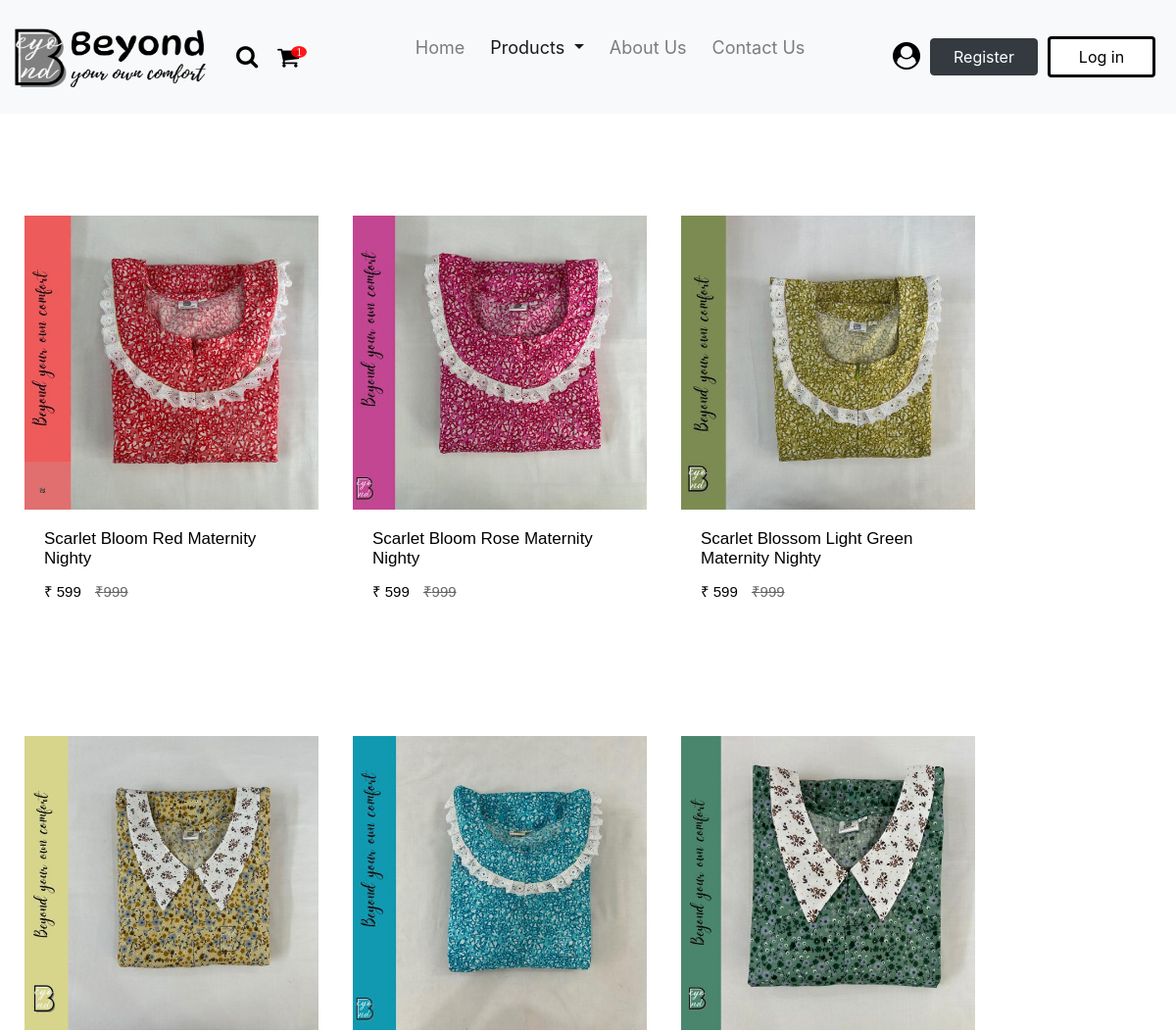
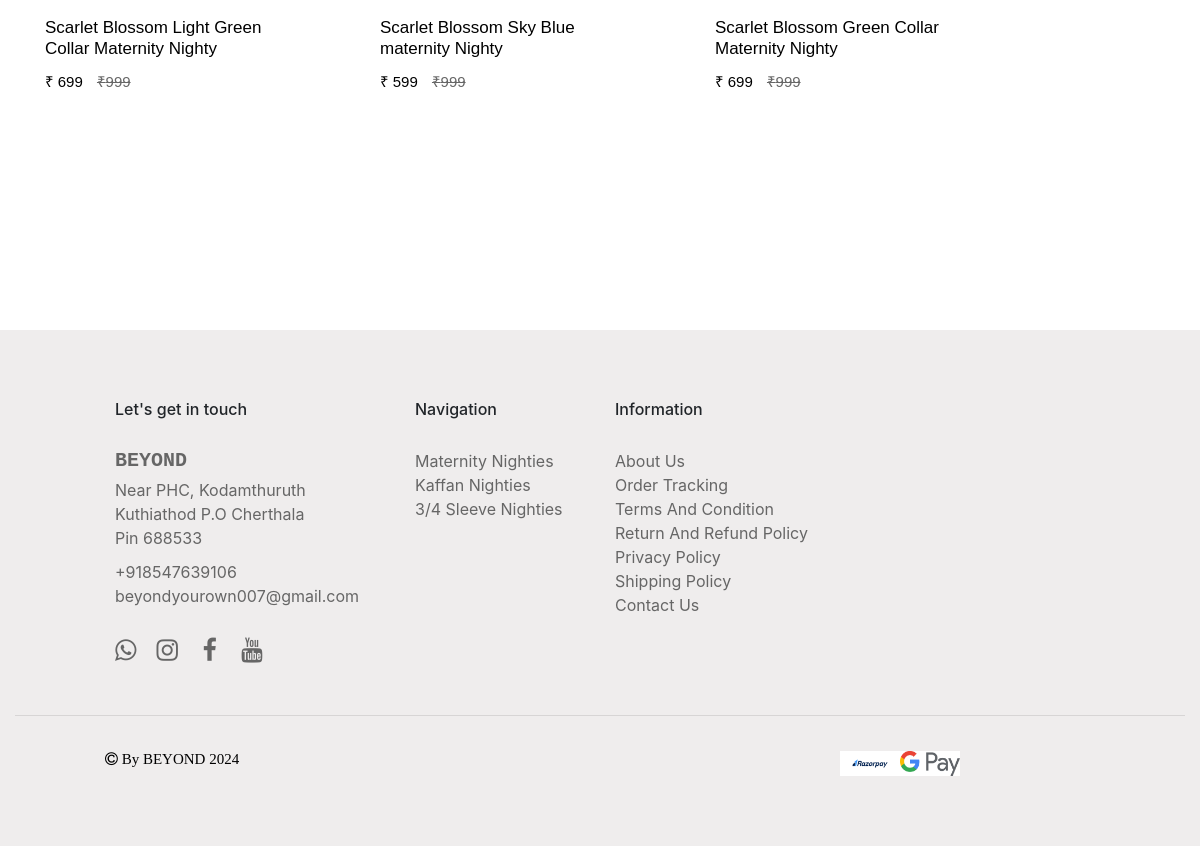
/product/maternity/ (signed in), run on the app's committed database (2 pictures, top to bottom).
### products/models.py (models this page shows, shortened)
class Product(BaseModel):
    product_name = models.CharField(max_length = 100)
    slug = models.SlugField(unique = True, null = True, blank = True)
    category = models.ForeignKey(Category, on_delete = models.CASCADE, related_name = "products")
    brand = models.CharField(max_length = 100, null = True)
    price = models.TextField(max_length = 10, null = True)
    dummy_price = models.TextField(max_length = 10, null = True)
    product_description = models.TextField(max_length = 500)
    color = models.CharField(max_length = 100, null = True)
    size_variant = models.ManyToManyField(SizeVariant, blank = True)

class ProductImage(BaseModel):
    product = models.ForeignKey(Product,  on_delete = models.CASCADE, related_name = "product_images")
    image = models.ImageField(upload_to="product")

### products/views.py (the view)
# urls.py: path('maternity/', maternity, name = 'maternity'),
def maternity(request):
    category_name = 'Maternity Nighties'
    category = Category.objects.get(category_name = category_name)
    products = Product.objects.filter(category = category)
    return render(request, 'product/maternity.html', {'category_name': category_name , 'products': products})

### accounts/models.py (called while the page is built)
    def get_cart_count(self):
       return CartItems.objects.filter(cart__is_paid = False, cart__user = self.user).count()

### templates/product/maternity.html (shortened to what this page needs)
{% load static %}
<!DOCTYPE html>
<html lang="en">
<head>
    <link href="https://use.fontawesome.com/releases/v5.0.1/css/all.css" rel="stylesheet">
    <link rel="stylesheet" href="https://cdn.jsdelivr.net/npm/bootstrap@4.6.2/dist/css/bootstrap.min.css">
    <link rel="stylesheet" href="https://cdnjs.cloudflare.com/ajax/libs/font-awesome/4.7.0/css/font-awesome.min.css">
</head>
<body>
    <nav class="navbar navbar-expand-lg navbar-light fixed-top bg-light">
        <a class="navbar-brand" href="{% url 'index' %}"><img src="{% static 'images/logo.png' %}" class="logo"></a>
        <a href="{% url 'search' %}"><span class="fa fa-search"></span></a>
        <a href="{% url 'cart' %}"><i class="fa badge fa-badge" value="{{ request.user.profile.get_cart_count }}">&#xf07a;</i></a>
        <div class="collapse navbar-collapse" id="navbarSupportedContent">
          <ul class="navbar-nav mr-auto">
            <li class="nav-item">
              <a class="nav-link js-scroll-trigger" href="{% url 'index' %}">Home <span class="sr-only">(current)</span></a>
            </li>
            <li class="nav-item dropdown active">
              <a class="nav-link dropdown-toggle" href="#" role="button" data-toggle="dropdown" aria-expanded="false">
                Products
              </a>
            </li>
            <li class="nav-item">
                <a class="nav-link js-scroll-trigger" href="#">About Us</a>
            </li>
            <li class="nav-item">
                <a class="nav-link js-scroll-trigger" href="#">Contact Us</a>
            </li>
          </ul>
          <form class="form-inline my-2 my-lg-0">
            <a href="" class="account-link js-scroll-trigger"><span class="fa fa-user-circle"></span></a>
            <a class="btn btn-dark js-scroll-trigger" href="{% url 'signup' %}">Register</a>
            <a class="btn btn-outline-dark js-scroll-trigger" href="{% url 'login' %}">Log in</a>
          </form>
        </div>
    </nav>
    <div class="container-fluid" id="container">
        <div class="row">
            {% for i in products %}
            <div class="row row-cols-2 g-2">
                <div class="col">
                    <div class="card">
                        <div class="grid-image">
                            <a href="{% url 'get_products' i.slug %}"><img src="/media/{{i.product_images.first.image}}" class="card-img-top" alt="..."></a>
                        </div>
                        <div class="card-body">
                            <a href="{% url 'get_products' i.slug %}" class="link"><h5 class="card-title">{{i.product_name}}</h5></a>
                            <p class="card-price">₹ {{i.price}} <strike class="dummy-price">₹{{i.dummy_price}}</strike></p>
                        </div>
                    </div>
                </div>
            </div>
           {% endfor %}
        </div>
    </div>
    <div class="container-fluid" id="footer">
        <div class="row">
            <div class="col-xs-1 col-lg-1"></div>
            <div class="col-xs-3 col-lg-3">
                <h6 class="footer-heading">Let's get in touch</h6>
                <h5 class="footer-logo">BEYOND</h5>
                <p class="footer-description"> Near PHC, Kodamthuruth<br>Kuthiathod P.O Cherthala<br>Pin 688533</p>
                <a href="" class="footer-navigation">+918547639106</a><br>
                <a href="" class="footer-navigation">beyondyourown007@gmail.com</a><br>
                <a href="" class="footer-navigation"><span class="fa fa-whatsapp"></span></a><a href=""><span class="fa fa-instagram"></span></a> <a href=""><span class="fa fa-facebook"></span></a> <a href=""><span class="fa fa-youtube"></span></a>
            </div>
            <div class="col-xs-2 col-lg-2">
                <h6 class="footer-heading">Navigation</h6>
                <a href="" class="footer-navigation">Maternity Nighties</a><br>
                <a href="" class="footer-navigation">Kaffan Nighties</a><br>
                <a href="" class="footer-navigation">3/4 Sleeve Nighties</a><br>
            </div>
            <div class="col-xs-3 col-lg-3">
                <h6 class="footer-heading">Information</h6>
                <a href="" class="footer-navigation">About Us</a><br>
                <a href="" class="footer-navigation">Order Tracking</a><br>
                <a href="" class="footer-navigation">Terms And Condition</a><br>
                <a href="" class="footer-navigation">Return And Refund Policy</a><br>
                <a href="" class="footer-navigation">Privacy Policy</a><br>
                <a href="" class="footer-navigation">Shipping Policy</a><br>
                <a href="" class="footer-navigation">Contact Us</a><br>
            </div>
            <div class="col-xs-2 col-lg-2"></div>
            <div class="col-xs-1 col-lg-1"></div>
            <div class="col-xs-12 col-lg-12">
                <hr>
            </div>
            <div class="col-xs-6 col-lg-6">
                <span class="fa fa-copyright"> By BEYOND 2024</span>
            </div>
            <div class="col-xs-6 col-lg-6">
                <img src="{% static 'images/footer_icons.png' %}" class="footer-icon" alt="">
            </div>
        </div>
    </div>
</body>
</html>

### templates/product/maternity.html (style rules this page uses)
.logo { width: 220px; height: 70px; margin-left: 20px; margin-right: -10px; margin-top: 10px; margin-bottom: 10px; }
.navbar-brand { font-size: 38px; font-weight: bolder; font-family:'Courier New', Courier, monospace; margin-right: 5px; margin-left: -30px; }
.fa-badge { color: black; margin-left: 10px; margin-right: 10px; font-size: 24px; }
.badge:after { content:attr(value); font-size:12px; color: #fff; background: red; border-radius:50%; padding: 0 5px; position:relative; left:-8px; top:-10px; opacity:0.9; }
.fa-search { color: black; margin-left: 20px; font-size: 24px; }
.navbar-nav { margin-left: 70px; margin-bottom: 20px; }
.nav-item { margin-left: 5px; margin-right: 5px; font-size: 18px; }
.account-link { color: black !important; text-decoration: none !important; margin-left: 10px; margin-right: 10px; }
.fa-user-circle { font-size: 28px; }
.btn-dark { margin-right: 10px; width: 110px; }
.btn-outline-dark { width: 110px; margin-right: 5px; }
.btn-outline-dark { background-color: white !important; color: black !important; border: solid black; }
#container { margin-top: 170px; margin-bottom: 150px; }
.card { width: 300px !important; margin-left: 25px; margin-right: 10px; border: 0px; margin-top: 50px !important; margin-bottom: 50px !important; border-radius: 0px !important; }
.card-img-top { height: 300px !important; border-radius: 0px !important; }
.link { color:black !important; text-decoration: none !important; }
.card-title { font-size: 17px; font-family: Verdana, Geneva, Tahoma, sans-serif; }
.card-price { font-size: 15px; font-family: Verdana, Geneva, Tahoma, sans-serif; color: black; }
.dummy-price { color:#666666; margin-left: 10px; }
.grid-image { height: 300px; overflow: hidden; }
.grid-image .card-img-top { transition: transform .5s ease; }
#footer { background-color: #efeded; padding-bottom: 50px; }
.footer-heading { margin-top: 70px; margin-bottom: 30px; }
.footer-logo { color: #666666; font-family: 'Courier New', Courier, monospace; font-weight: bolder; margin-bottom: 5px; }
.footer-description { color: #666666; margin-bottom: 10px; }
.footer-navigation { color: #666666; text-decoration: none !important; }
.fa-whatsapp { color: #666666; padding-top: 30px !important; font-size: 25px; margin-right: 10px; }
.fa-instagram { color: #666666; padding-top: 30px !important; font-size: 25px; margin-left: 10px; margin-right: 10px; }
.fa-facebook { color: #666666; padding-top: 30px !important; font-size: 25px; margin-left: 10px; margin-right: 10px; }
.fa-youtube { color: #666666; padding-top: 30px !important; font-size: 25px; margin-left: 10px; margin-right: 10px; }
hr { margin-top: 50px; margin-bottom: 30px; }
.fa-copyright { font-size: 15px; font-weight: light !important; color: black; margin-left: 90px; margin-bottom: 20px !important; }
.footer-icon { width: 120px; height: 25px; margin-left: auto; margin-right: auto; display: block; margin-top: 5px !important; margin-bottom: 20px; }

### data on the page
Product: product_images.first.image (picture), product_name "Scarlet Bloom Red Maternity Nighty", price "599", dummy_price "999"
Product: product_images.first.image (picture), product_name "Scarlet Bloom Rose Maternity Nighty", price "599", dummy_price "999"
Product: product_images.first.image (picture), product_name "Scarlet Blossom Light Green Maternity Nighty", price "599", dummy_price "999"
Product: product_images.first.image (picture), product_name "Scarlet Blossom Light Green Collar Maternity Nighty", price "699", dummy_price "999"
Product: product_images.first.image (picture), product_name "Scarlet Blossom Sky Blue maternity Nighty", price "599", dummy_price "999"
Product: product_images.first.image (picture), product_name "Scarlet Blossom Green Collar Maternity Nighty", price "699", dummy_price "999"
